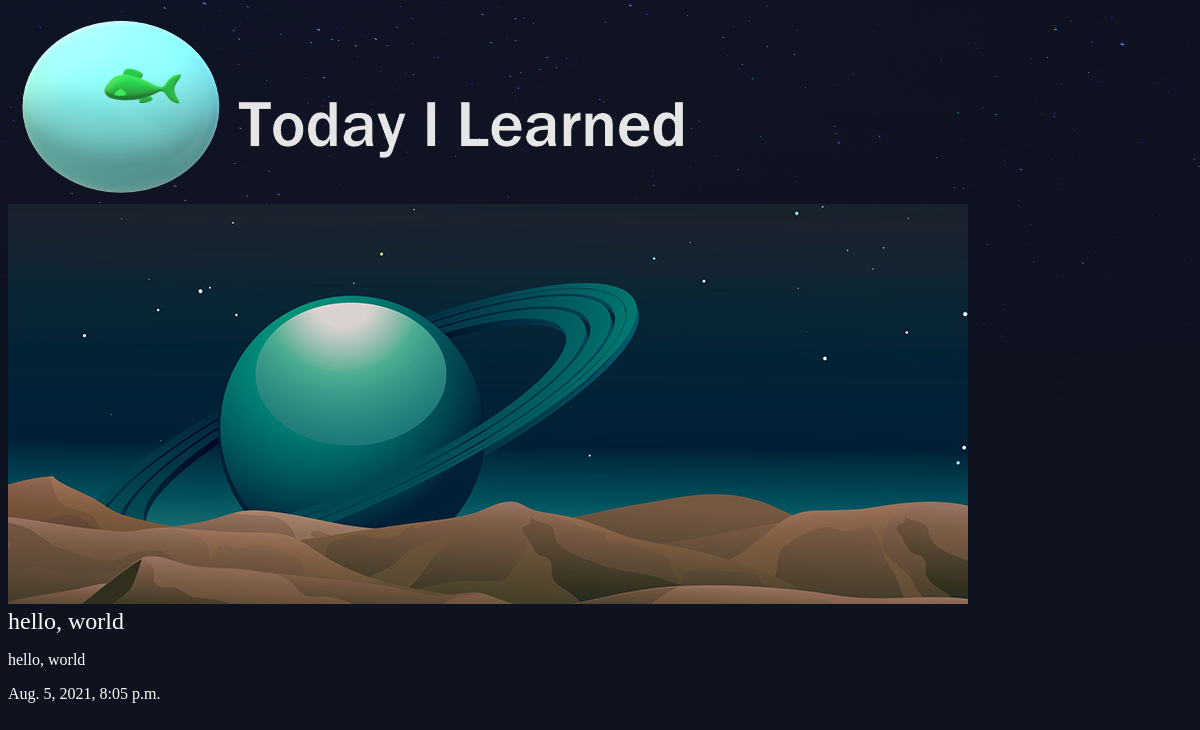
Screenshot of /articles/hello-world/ with the database file from the repository.
### articles/models.py (models this page shows, shortened)
class Article(models.Model):
    title = CharField(max_length=100)
    body = TextField()
    slug = SlugField()
    date = DateTimeField(auto_now_add=True)
    thumbnail = models.ImageField(default='default.png', blank=True)

### articles/views.py (the view)
# urls.py: path('<slug:slug>/', views.article_detail, name='detailView'),
def article_detail(request, slug):
    article = Article.objects.get(slug=slug)
    return render(request, 'articles/article_detail.html', {'article': article})

### articles/templates/articles/article_detail.html
{% extends 'base_layout.html' %}
{% block content %}
<div class='article-detail'>
    <div class='article'>
        <img src='{{article.thumbnail.url }}'>
        <h2>{{ article.title}}</h2>
        <p>{{article.body}}</p>
        <p>{{article.date}}</p>
    </div>
</div>
{% endblock %}

### assets/styles.css (style rules this page uses)
body { background-color: #0f121f; background-image: url(stars.png); background-repeat: repeat-x; color: #fff; }
body * { font-family: Ubuntu; }
h1, h2, h3, h4, h5 { font-weight: normal; margin: 0; }

### rows the page displays
Article: thumbnail (placeholder picture), title "hello, world", body "hello, world", date "Aug. 5, 2021, 8:05 p.m."
